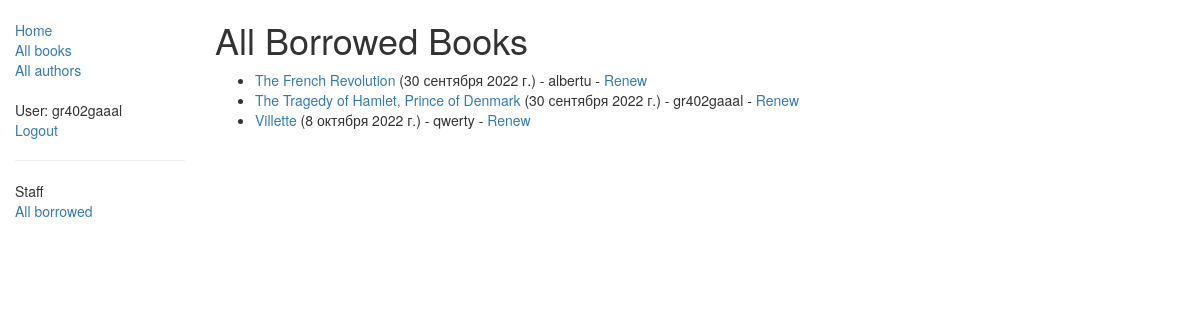
Before: /catalog/borrowed/ (signed in) with the older database file.
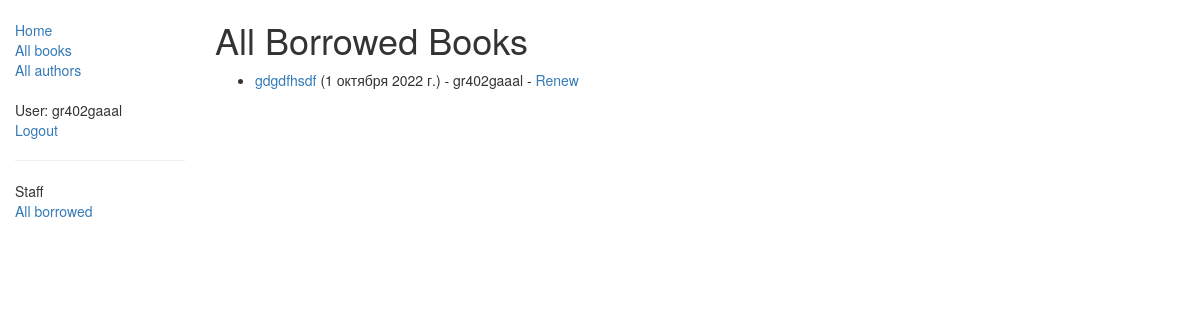
After: the same page with the newer database file.
### catalog/models.py (models this page shows, shortened)
class BookInstance(models.Model):
    id = models.UUIDField(primary_key=True, default=uuid.uuid4,
                          help_text="Unique ID for this particular book across whole library")
    book = models.ForeignKey('Book', on_delete=models.RESTRICT, null=True)
    imprint = models.CharField(max_length=200)
    due_back = models.DateField(null=True, blank=True)
    borrower = models.ForeignKey(User, on_delete=models.SET_NULL, null=True, blank=True)
    @property
    def is_overdue(self):
        return bool(self.due_back and date.today() > self.due_back)
    LOAN_STATUS = (
        ('d', 'Maintenance'),
        ('o', 'On loan'),
        ('a', 'Available'),
        ('r', 'Reserved'),
    )
    status = models.CharField(
        max_length=1,
        choices=LOAN_STATUS,
        blank=True,
        default='d',
        help_text='Book availability')
    class Meta:
        ordering = ['due_back']
        permissions = (("can_mark_returned", "Set book as returned"),)

class Book(models.Model):
    title = models.CharField(max_length=200)
    author = models.ForeignKey('Author', on_delete=models.SET_NULL, null=True)
    summary = models.TextField(max_length=1000, help_text="Enter a brief description of the book")
    isbn = models.CharField('ISBN', max_length=13, help_text='13 Character <a href="https://www.isbn-international.org/content/what-isbn">ISBN number</a>')
    genre = models.ManyToManyField(Genre, help_text="Select a genre for this book")
    def display_genre(self):
        return ', '.join([genre.name for genre in self.genre.all()[:3]])
    display_genre.short_description = 'Genre'

### catalog/views.py (the view)
# urls.py: path('borrowed/', views.AllLoanedBooksListView.as_view(), name='all-borrowed'),
class AllLoanedBooksListView(PermissionRequiredMixin, generic.ListView):
    permission_required = 'catalog.can_mark_returned'
    model = BookInstance
    template_name = 'all_borrowed_books.html'
    paginate_by = 10
    def get_queryset(self):
        return BookInstance.objects.filter(status__exact='o').order_by('due_back')

### catalog/templates/all_borrowed_books.html
{% extends "base_generic.html" %}
{% block content %}
<h1>All Borrowed Books</h1>
{% if bookinstance_list %}
<ul>
    {% for bookinst in bookinstance_list %}
    <li class="{% if bookinst.is_overdue %}text-danger{% endif %}">
        <a href="{% url 'book-detail' bookinst.book.pk %}">{{bookinst.book.title}}</a> ({{ bookinst.due_back }}) -
        {{bookinst.borrower}} - <a href="{% url 'renew-book-librarian' bookinst.id %}">Renew</a>
    </li>
    {% endfor %}
</ul>
{% else %}
<p>There are no books borrowed.</p>
{% endif %}
{% endblock %}

Changed rows visible on the page:
removed BookInstance: book "The French Revolution", due_back "30 сентября 2022 г.", borrower "albertu"
removed BookInstance: book "The Tragedy of Hamlet, Prince of Denmark", due_back "30 сентября 2022 г.", borrower "gr402gaaal"
removed BookInstance: book "Villette", due_back "8 октября 2022 г.", borrower "qwerty"
added BookInstance: book "gdgdfhsdf", due_back "1 октября 2022 г.", borrower "gr402gaaal"
